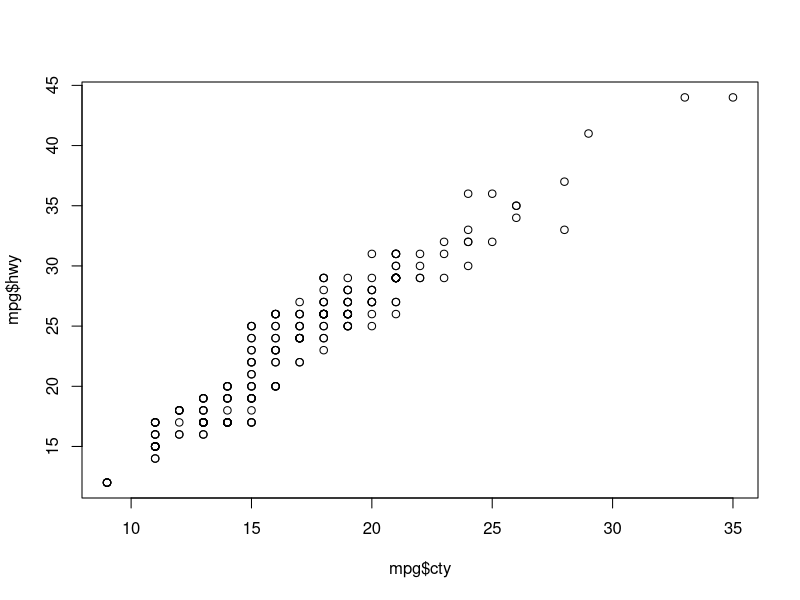
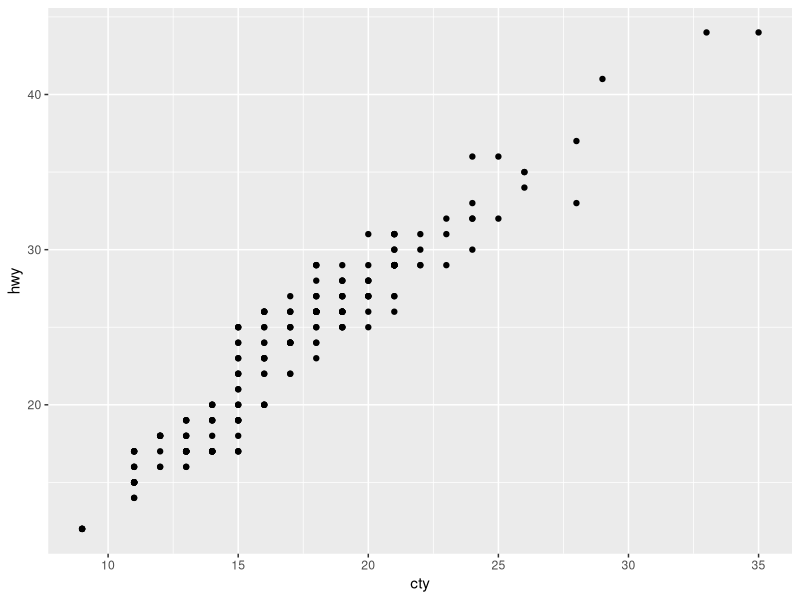
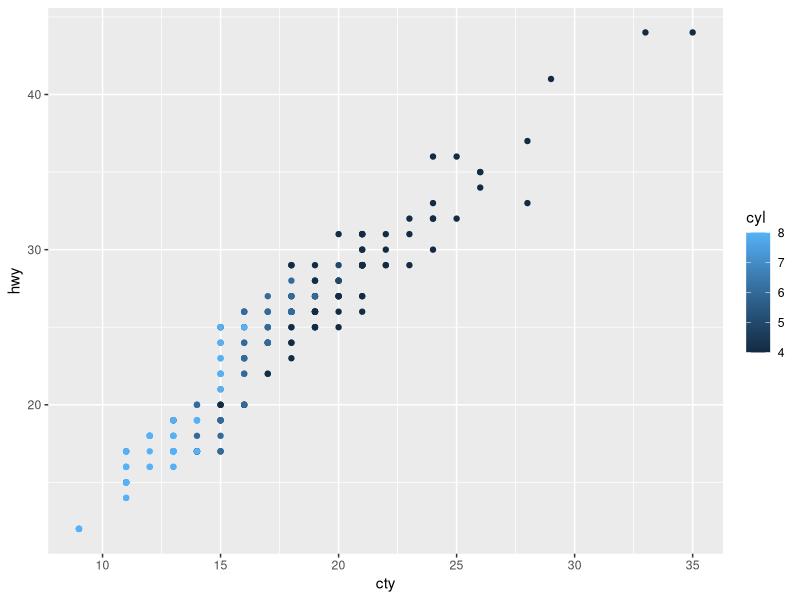
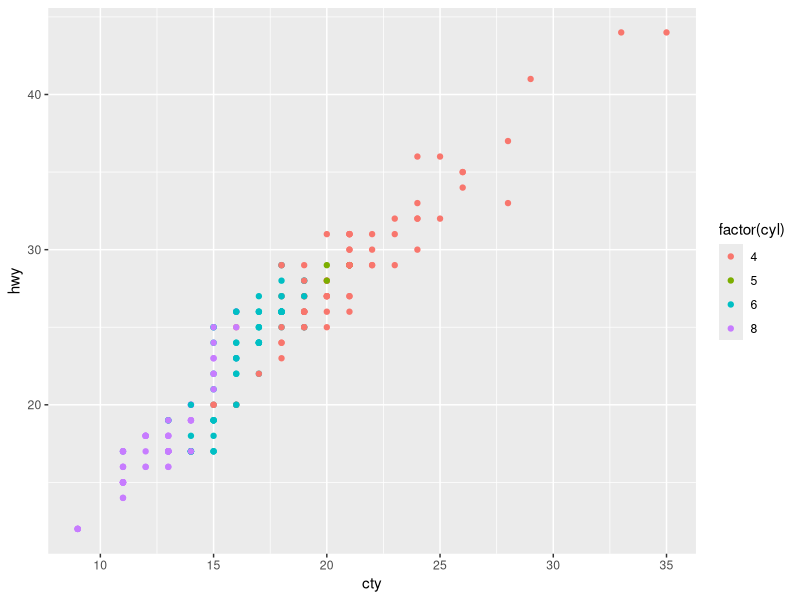
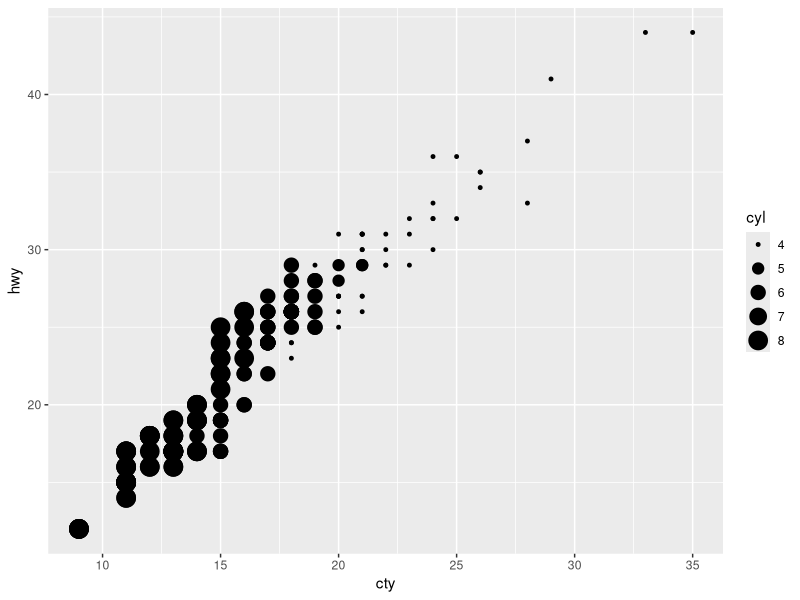
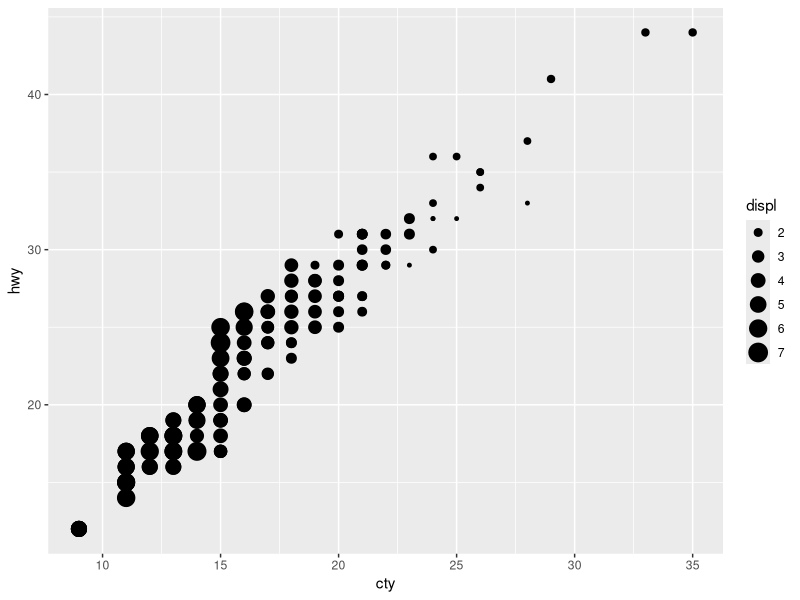
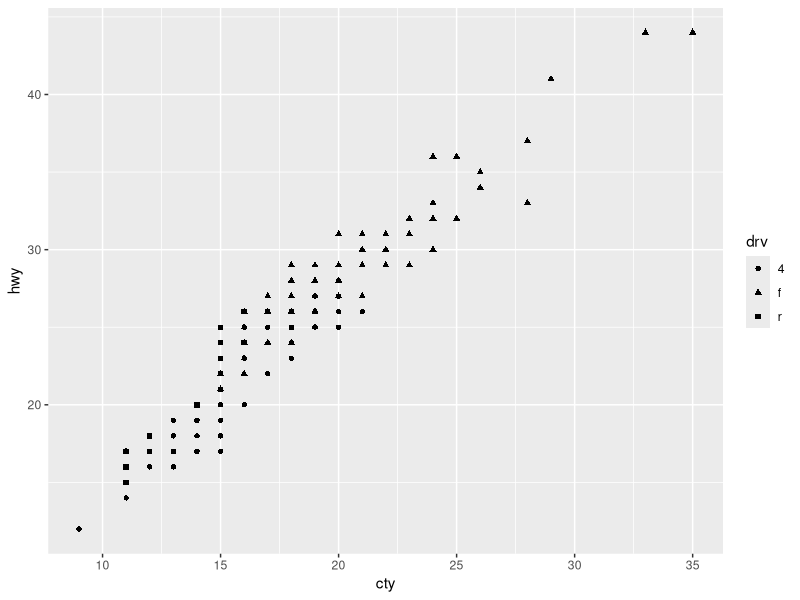
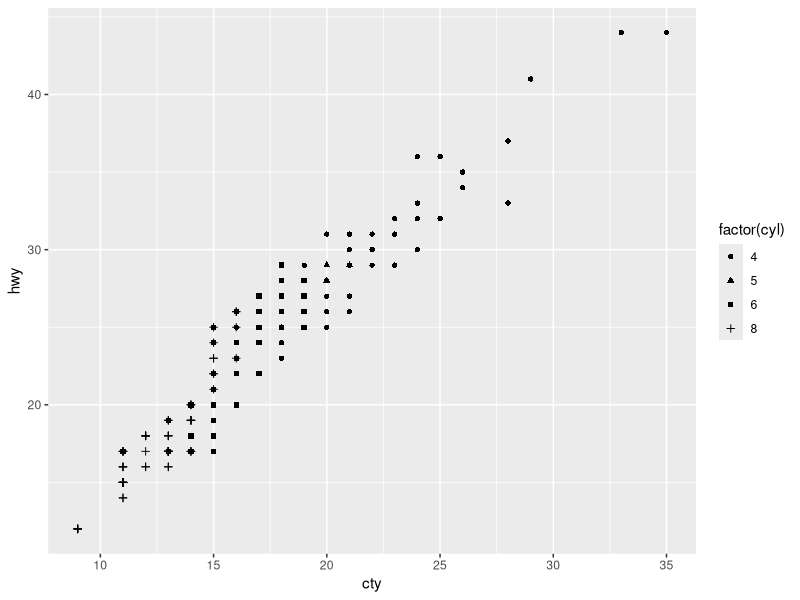

The R source for these figures, in order:
## ---- chunk 1
knitr::opts_chunk$set(comment = NA, prompt = TRUE, collapse = TRUE)
## ---- chunk 2
library(ggplot2)
mpg
## ---- chunk 3
args(qplot)
args(ggplot)
## ---- chunk 4
plot(mpg$cty, mpg$hwy)
qplot(cty, hwy, data = mpg)
## ---- chunk 5
qplot(cty, hwy, data = mpg, color = cyl)
qplot(cty, hwy, data = mpg, color = factor(cyl))
## ---- chunk 6
qplot(cty, hwy, data = mpg, size = cyl)
qplot(cty, hwy, data = mpg, size = displ)
## ---- chunk 7
qplot(cty, hwy, data = mpg, shape = drv)
qplot(cty, hwy, data = mpg, shape = factor(cyl))
## ---- chunk 8
qplot(cty, hwy, data = mpg, shape = drv, color = drv)
qplot(cty, hwy, data = mpg, shape = drv, size = displ)
## ---- chunk 9
qplot(cty, hwy, data = mpg, facets = drv ~ .)
qplot(cty, hwy, data = mpg, facets = . ~ drv)
## ---- chunk 10
qplot(cty, hwy, data = mpg, facets = drv ~ year)
qplot(cty, hwy, data = mpg, facets =  ~ year + drv)
